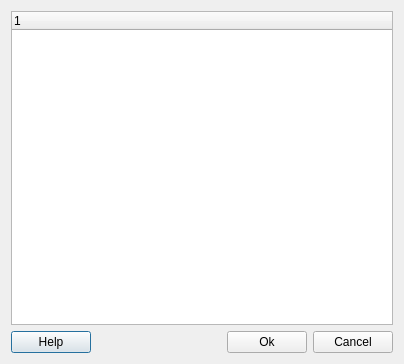
<?xml version="1.0" encoding="UTF-8"?>
<ui version="4.0">
 <class>FeatureAttributesDialogForm</class>
 <widget class="QDialog" name="FeatureAttributesDialogForm">
  <property name="geometry">
   <rect>
    <x>0</x>
    <y>0</y>
    <width>404</width>
    <height>364</height>
   </rect>
  </property>
  <property name="windowTitle">
   <string>Attributes</string>
  </property>
  <layout class="QGridLayout" name="gridLayout_3">
   <item row="0" column="0">
    <layout class="QGridLayout" name="gridLayout_2">
     <item row="0" column="0">
      <widget class="QTreeWidget" name="m_attributesTreeWidget"/>
     </item>
     <item row="1" column="0">
      <layout class="QGridLayout" name="gridLayout">
       <item row="0" column="0">
        <widget class="QPushButton" name="m_helpPushButton">
         <property name="text">
          <string>Help</string>
         </property>
        </widget>
       </item>
       <item row="0" column="1">
        <spacer name="horizontalSpacer">
         <property name="orientation">
          <enum>Qt::Horizontal</enum>
         </property>
         <property name="sizeHint" stdset="0">
          <size>
           <width>40</width>
           <height>20</height>
          </size>
         </property>
        </spacer>
       </item>
       <item row="0" column="2">
        <widget class="QPushButton" name="m_okPushButton">
         <property name="text">
          <string>Ok</string>
         </property>
        </widget>
       </item>
       <item row="0" column="3">
        <widget class="QPushButton" name="m_cancelPushButton">
         <property name="text">
          <string>Cancel</string>
         </property>
        </widget>
       </item>
      </layout>
     </item>
    </layout>
   </item>
  </layout>
 </widget>
 <resources/>
 <connections>
  <connection>
   <sender>m_cancelPushButton</sender>
   <signal>clicked()</signal>
   <receiver>FeatureAttributesDialogForm</receiver>
   <slot>reject()</slot>
   <hints>
    <hint type="sourcelabel">
     <x>355</x>
     <y>344</y>
    </hint>
    <hint type="destinationlabel">
     <x>168</x>
     <y>327</y>
    </hint>
   </hints>
  </connection>
 </connections>
</ui>
